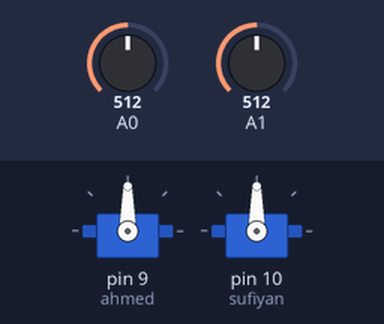
A sketch run on a simulated Arduino Uno, built with avr-gcc and run on an emulated ATmega328P. Parts: 2 × servo. The inputs (shaded band) are chosen by the test bench; at power-on: A0 = 512, A1 = 512.

Above: at 1.2 s.
1.3 s: A0 set to 716
At 2.5 s:
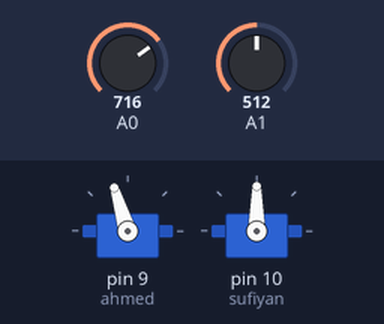
2.8 s: A1 set to 716
At 3.9 s:
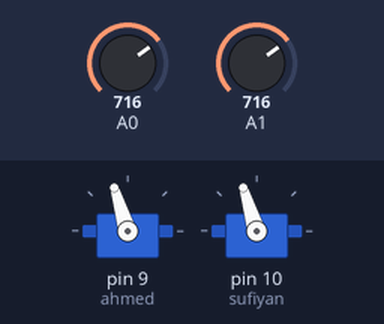
4.3 s: A0 set to 900
At 5.3 s:
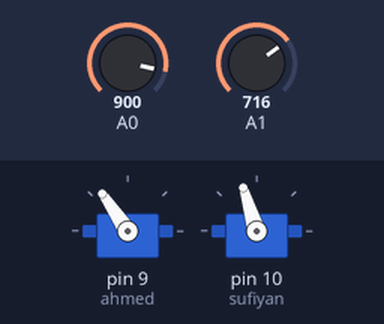
5.8 s: A1 set to 900
At 6.7 s:
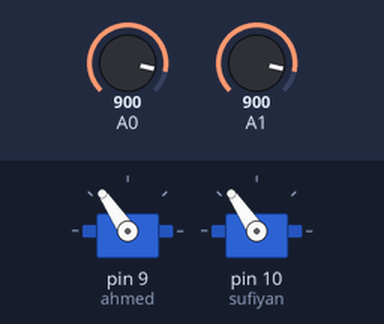
7.3 s: A0 set to 511
At 8.1 s:
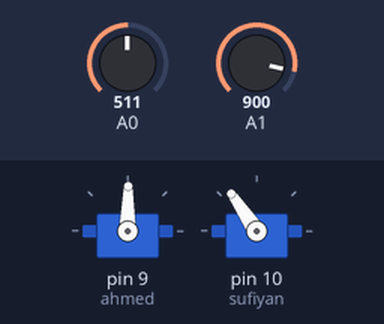
8.8 s: A1 set to 306
At 9.5 s:
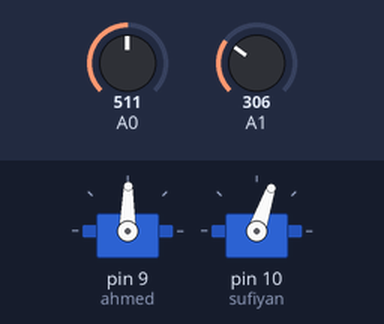
Timing chart, 0 to 11.3 s (numbered marks = the images above; inputs shaded):
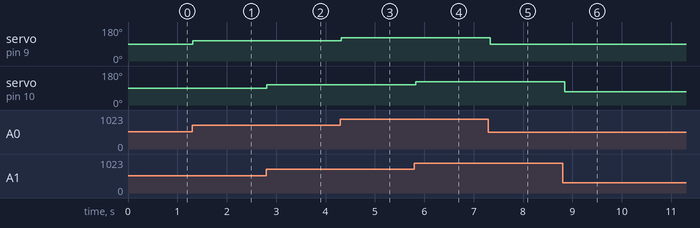

Measured:
- after the input at 1.3 s, servo on pin 9 (ahmed): 90° → 107° at once
- after the input at 2.8 s, servo on pin 10 (sufiyan): 90° → 107° at once
- after the input at 4.3 s, servo on pin 9 (ahmed): 107° → 124° at once
- after the input at 5.8 s, servo on pin 10 (sufiyan): 107° → 124° at once
- after the input at 7.3 s, servo on pin 9 (ahmed): 124° → 89° at once
- after the input at 8.8 s, servo on pin 10 (sufiyan): 124° → 71° at once

The sketch:

StewardPointer.ino
```cpp
#include <Servo.h>

Servo ahmed;
Servo sufiyan;

int x=0;
int y=0;

void setup()
{
  // put your setup code here, to run once:
  Serial.begin(9600);
  ahmed.attach(9);
  sufiyan.attach(10);
}

void loop()
{
  // put your main code here, to run repeatedly:
  x=analogRead(A0);
  y=analogRead(A1);
//  Serial.print(x);
//  Serial.print(",");
//  Serial.println(y);
  x = map(x, 0, 1023, 45, 135);     // sfgfhdgfhgrsefagjsddfghmgsdfghv
  y = map(y, 0, 1023, 45, 135);     // sfgfhdgfhgrsefagjsddfghmgsdfghv
  ahmed.write(x);
  sufiyan.write(y);
  delay(100);

}
```
